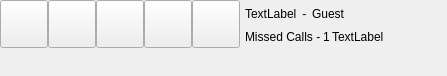
<?xml version="1.0" encoding="UTF-8"?>
<ui version="4.0">
 <class>OfferBarWidgetUi</class>
 <widget class="QFrame" name="OfferBarWidgetUi">
  <property name="geometry">
   <rect>
    <x>0</x>
    <y>0</y>
    <width>447</width>
    <height>66</height>
   </rect>
  </property>
  <property name="sizePolicy">
   <sizepolicy hsizetype="Expanding" vsizetype="Preferred">
    <horstretch>0</horstretch>
    <verstretch>0</verstretch>
   </sizepolicy>
  </property>
  <property name="minimumSize">
   <size>
    <width>0</width>
    <height>0</height>
   </size>
  </property>
  <property name="maximumSize">
   <size>
    <width>16777215</width>
    <height>16777215</height>
   </size>
  </property>
  <property name="windowTitle">
   <string notr="true">Form</string>
  </property>
  <property name="windowOpacity">
   <double>9.000000000000000</double>
  </property>
  <property name="styleSheet">
   <string notr="true"/>
  </property>
  <layout class="QVBoxLayout" name="verticalLayout">
   <property name="spacing">
    <number>0</number>
   </property>
   <property name="leftMargin">
    <number>0</number>
   </property>
   <property name="topMargin">
    <number>0</number>
   </property>
   <property name="rightMargin">
    <number>0</number>
   </property>
   <property name="bottomMargin">
    <number>0</number>
   </property>
   <item>
    <layout class="QHBoxLayout" name="horizontalLayout">
     <item>
      <widget class="VxPushButton" name="m_FriendButton">
       <property name="sizePolicy">
        <sizepolicy hsizetype="Fixed" vsizetype="Fixed">
         <horstretch>0</horstretch>
         <verstretch>0</verstretch>
        </sizepolicy>
       </property>
       <property name="minimumSize">
        <size>
         <width>48</width>
         <height>48</height>
        </size>
       </property>
       <property name="maximumSize">
        <size>
         <width>48</width>
         <height>48</height>
        </size>
       </property>
       <property name="text">
        <string/>
       </property>
       <property name="iconSize">
        <size>
         <width>48</width>
         <height>48</height>
        </size>
       </property>
      </widget>
     </item>
     <item>
      <widget class="VxPushButton" name="m_OfferViewButton">
       <property name="sizePolicy">
        <sizepolicy hsizetype="Fixed" vsizetype="Fixed">
         <horstretch>0</horstretch>
         <verstretch>0</verstretch>
        </sizepolicy>
       </property>
       <property name="minimumSize">
        <size>
         <width>48</width>
         <height>48</height>
        </size>
       </property>
       <property name="maximumSize">
        <size>
         <width>48</width>
         <height>48</height>
        </size>
       </property>
       <property name="text">
        <string/>
       </property>
       <property name="iconSize">
        <size>
         <width>48</width>
         <height>48</height>
        </size>
       </property>
      </widget>
     </item>
     <item>
      <widget class="VxPushButton" name="m_OfferInfoButton">
       <property name="sizePolicy">
        <sizepolicy hsizetype="Fixed" vsizetype="Fixed">
         <horstretch>0</horstretch>
         <verstretch>0</verstretch>
        </sizepolicy>
       </property>
       <property name="minimumSize">
        <size>
         <width>48</width>
         <height>48</height>
        </size>
       </property>
       <property name="maximumSize">
        <size>
         <width>48</width>
         <height>48</height>
        </size>
       </property>
       <property name="text">
        <string/>
       </property>
       <property name="iconSize">
        <size>
         <width>48</width>
         <height>48</height>
        </size>
       </property>
      </widget>
     </item>
     <item>
      <widget class="VxPushButton" name="m_AcceptButton">
       <property name="sizePolicy">
        <sizepolicy hsizetype="Fixed" vsizetype="Fixed">
         <horstretch>0</horstretch>
         <verstretch>0</verstretch>
        </sizepolicy>
       </property>
       <property name="minimumSize">
        <size>
         <width>48</width>
         <height>48</height>
        </size>
       </property>
       <property name="maximumSize">
        <size>
         <width>48</width>
         <height>48</height>
        </size>
       </property>
       <property name="text">
        <string/>
       </property>
       <property name="iconSize">
        <size>
         <width>48</width>
         <height>48</height>
        </size>
       </property>
      </widget>
     </item>
     <item>
      <widget class="VxPushButton" name="m_RejectButton">
       <property name="sizePolicy">
        <sizepolicy hsizetype="Fixed" vsizetype="Fixed">
         <horstretch>0</horstretch>
         <verstretch>0</verstretch>
        </sizepolicy>
       </property>
       <property name="minimumSize">
        <size>
         <width>48</width>
         <height>48</height>
        </size>
       </property>
       <property name="maximumSize">
        <size>
         <width>48</width>
         <height>48</height>
        </size>
       </property>
       <property name="text">
        <string/>
       </property>
       <property name="iconSize">
        <size>
         <width>48</width>
         <height>48</height>
        </size>
       </property>
      </widget>
     </item>
     <item>
      <layout class="QVBoxLayout" name="verticalLayout_2">
       <property name="spacing">
        <number>0</number>
       </property>
       <property name="leftMargin">
        <number>5</number>
       </property>
       <property name="topMargin">
        <number>2</number>
       </property>
       <property name="bottomMargin">
        <number>0</number>
       </property>
       <item>
        <layout class="QHBoxLayout" name="horizontalLayout_4">
         <property name="spacing">
          <number>2</number>
         </property>
         <item>
          <widget class="QLabel" name="m_FriendNameLabel">
           <property name="font">
            <font>
             <italic>false</italic>
             <bold>false</bold>
            </font>
           </property>
           <property name="text">
            <string>TextLabel</string>
           </property>
          </widget>
         </item>
         <item>
          <widget class="QLabel" name="ColonLabel_2">
           <property name="font">
            <font>
             <italic>false</italic>
             <bold>false</bold>
            </font>
           </property>
           <property name="text">
            <string> - </string>
           </property>
          </widget>
         </item>
         <item>
          <widget class="QLabel" name="m_FriendTypeLabel">
           <property name="font">
            <font>
             <italic>false</italic>
             <bold>false</bold>
            </font>
           </property>
           <property name="text">
            <string>Guest</string>
           </property>
          </widget>
         </item>
         <item>
          <spacer name="horizontalSpacer_3">
           <property name="orientation">
            <enum>Qt::Orientation::Horizontal</enum>
           </property>
           <property name="sizeHint" stdset="0">
            <size>
             <width>40</width>
             <height>20</height>
            </size>
           </property>
          </spacer>
         </item>
        </layout>
       </item>
       <item>
        <layout class="QHBoxLayout" name="horizontalLayout_5">
         <property name="spacing">
          <number>2</number>
         </property>
         <property name="bottomMargin">
          <number>0</number>
         </property>
         <item>
          <widget class="QLabel" name="m_MissedCallsLabel">
           <property name="font">
            <font>
             <italic>false</italic>
             <bold>false</bold>
            </font>
           </property>
           <property name="text">
            <string>Missed Calls -</string>
           </property>
          </widget>
         </item>
         <item>
          <widget class="QLabel" name="m_MissedCallCntLabel">
           <property name="font">
            <font>
             <italic>false</italic>
             <bold>false</bold>
            </font>
           </property>
           <property name="text">
            <string>1</string>
           </property>
          </widget>
         </item>
         <item>
          <widget class="QLabel" name="m_CallMsgTextLabel">
           <property name="sizePolicy">
            <sizepolicy hsizetype="Expanding" vsizetype="Preferred">
             <horstretch>0</horstretch>
             <verstretch>0</verstretch>
            </sizepolicy>
           </property>
           <property name="font">
            <font>
             <italic>false</italic>
             <bold>false</bold>
            </font>
           </property>
           <property name="text">
            <string>TextLabel</string>
           </property>
           <property name="wordWrap">
            <bool>true</bool>
           </property>
          </widget>
         </item>
        </layout>
       </item>
      </layout>
     </item>
    </layout>
   </item>
   <item>
    <widget class="QLabel" name="m_OfferCntLabel">
     <property name="text">
      <string/>
     </property>
    </widget>
   </item>
   <item>
    <widget class="QLabel" name="m_OfferMsgText">
     <property name="sizePolicy">
      <sizepolicy hsizetype="Expanding" vsizetype="Preferred">
       <horstretch>0</horstretch>
       <verstretch>0</verstretch>
      </sizepolicy>
     </property>
     <property name="text">
      <string/>
     </property>
    </widget>
   </item>
  </layout>
 </widget>
 <customwidgets>
  <customwidget>
   <class>VxPushButton</class>
   <extends>QPushButton</extends>
   <header location="global">VxPushButton.h</header>
  </customwidget>
 </customwidgets>
 <resources/>
 <connections/>
</ui>
